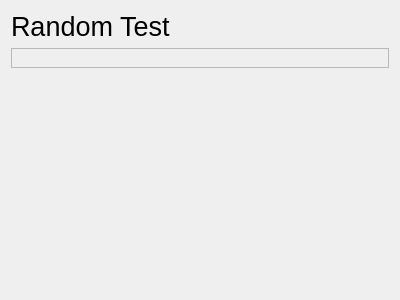
<?xml version="1.0" encoding="UTF-8"?>
<ui version="4.0">
 <class>randomTestFrame</class>
 <widget class="QFrame" name="randomTestFrame">
  <property name="geometry">
   <rect>
    <x>0</x>
    <y>0</y>
    <width>400</width>
    <height>300</height>
   </rect>
  </property>
  <property name="windowTitle">
   <string>Frame</string>
  </property>
  <layout class="QVBoxLayout" name="verticalLayout">
   <item>
    <widget class="QLabel" name="titleLabel">
     <property name="font">
      <font>
       <pointsize>20</pointsize>
      </font>
     </property>
     <property name="text">
      <string>Random Test</string>
     </property>
    </widget>
   </item>
   <item>
    <widget class="QFrame" name="taskFrame">
     <property name="frameShape">
      <enum>QFrame::StyledPanel</enum>
     </property>
     <property name="frameShadow">
      <enum>QFrame::Raised</enum>
     </property>
     <layout class="QVBoxLayout" name="verticalLayout_2"/>
    </widget>
   </item>
   <item>
    <spacer name="verticalSpacer">
     <property name="orientation">
      <enum>Qt::Vertical</enum>
     </property>
     <property name="sizeHint" stdset="0">
      <size>
       <width>20</width>
       <height>40</height>
      </size>
     </property>
    </spacer>
   </item>
  </layout>
 </widget>
 <resources/>
 <connections/>
</ui>
